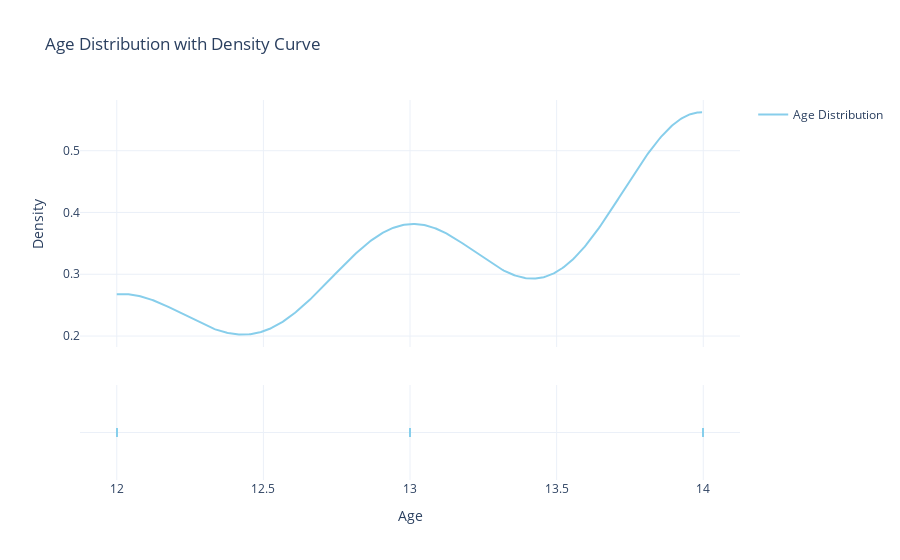

Here is the notebook cell this chart was saved with:
### Code cell
import numpy as np
hist_data = [df['Age']]
group_labels = ['Age Distribution']
fig_kde = ff.create_distplot(
    hist_data, 
    group_labels, 
    show_hist=False, 
    show_curve=True,
    colors=['skyblue']
)
fig_kde.update_layout(
    title='Age Distribution with Density Curve',
    xaxis_title='Age',
    yaxis_title='Density',
    template='plotly_white'
)
fig_kde.show()
fig_kde.write_html("vis_15/Age_Distribution.html")

### Figure 1 — Plotly figure (JSON) as saved in the notebook; plotly's stock layout.template omitted (floating-point values rounded to 4 significant figures; data arrays with more than 128 entries replaced by an {"elided": "..."} marker saying what was removed)
{"data": [{"legendgroup": "Age Distribution", "marker": {"color": "skyblue"}, "mode": "lines", "name": "Age Distribution", "showlegend": true, "type": "scatter", "x": {"elided": "500 float values"}, "xaxis": "x", "y": {"elided": "500 float values"}, "yaxis": "y"}, {"legendgroup": "Age Distribution", "marker": {"color": "skyblue", "symbol": "line-ns-open"}, "mode": "markers", "name": "Age Distribution", "showlegend": false, "type": "scatter", "x": [13, 13, 14, 12, 12, 14, 14, 14, 14, 14, 14, 14, 14, 13, 14, 14, 12, 13, 12, 14, 12, 14, 13, 14, 13, 13, 14, 12, 13, 14, 12, 14, 12, 14, 14, 12, 12, 13, 13, 12, 13, 12, 13, 14, 13, 14, 14, 12, 14, 13, 14, 13, 14, 14, 13, 13, 13, 12, 14, 12, 14, 14, 14, 14, 12, 14, 14, 12, 13, 13, 13, 13, 14, 14, 13, 14, 13], "xaxis": "x", "y": ["Age Distribution", "Age Distribution", "Age Distribution", "Age Distribution", "Age Distribution", "Age Distribution", "Age Distribution", "Age Distribution", "Age Distribution", "Age Distribution", "Age Distribution", "Age Distribution", "Age Distribution", "Age Distribution", "Age Distribution", "Age Distribution", "Age Distribution", "Age Distribution", "Age Distribution", "Age Distribution", "Age Distribution", "Age Distribution", "Age Distribution", "Age Distribution", "Age Distribution", "Age Distribution", "Age Distribution", "Age Distribution", "Age Distribution", "Age Distribution", "Age Distribution", "Age Distribution", "Age Distribution", "Age Distribution", "Age Distribution", "Age Distribution", "Age Distribution", "Age Distribution", "Age Distribution", "Age Distribution", "Age Distribution", "Age Distribution", "Age Distribution", "Age Distribution", "Age Distribution", "Age Distribution", "Age Distribution", "Age Distribution", "Age Distribution", "Age Distribution", "Age Distribution", "Age Distribution", "Age Distribution", "Age Distribution", "Age Distribution", "Age Distribution", "Age Distribution", "Age Distribution", "Age Distribution", "Age Distribution", "Age Distribution", "Age Distribution", "Age Distribution", "Age Distribution", "Age Distribution", "Age Distribution", "Age Distribution", "Age Distribution", "Age Distribution", "Age Distribution", "Age Distribution", "Age Distribution", "Age Distribution", "Age Distribution", "Age Distribution", "Age Distribution", "Age Distribution"], "yaxis": "y2"}], "layout": {"barmode": "overlay", "hovermode": "closest", "legend": {"traceorder": "reversed"}, "title": {"text": "Age Distribution with Density Curve"}, "xaxis": {"anchor": "y2", "domain": [0, 1], "title": {"text": "Age"}, "zeroline": false}, "yaxis": {"anchor": "free", "domain": [0.35, 1], "position": 0, "title": {"text": "Density"}}, "yaxis2": {"anchor": "x", "domain": [0, 0.25], "dtick": 1, "showticklabels": false}}}
